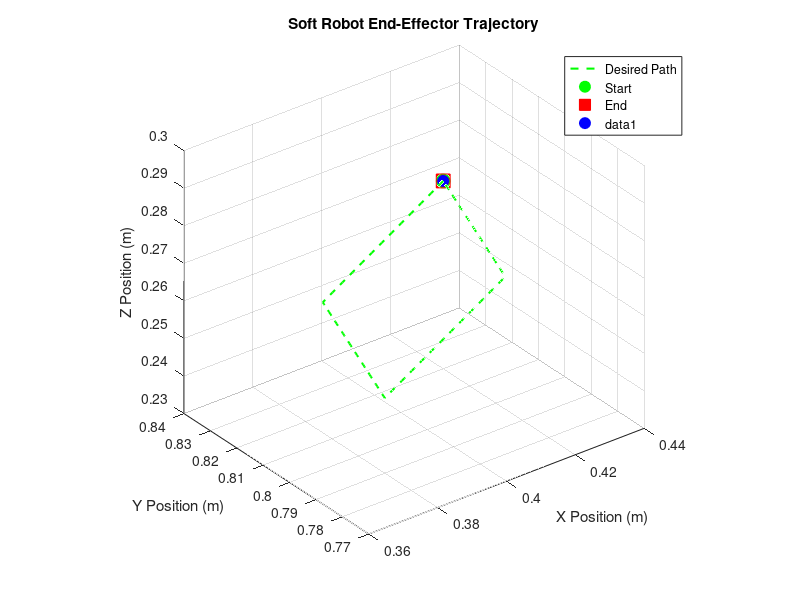

Source code (MATLAB):
% --- 3D Trajectory Visualization ---
% This script visualizes a 3D trajectory, similar to one that might be
% followed by a soft robot's end-effector.

% Clear workspace, command window, and close all figures
clear;
clc;
close all;

% --- 1. Trajectory Definition ---
% Define a 3D trajectory that approximates the path from the user's image.
% The path is a rough rectangle in 3D space.

% Corner points approximated from the image
p1 = [0.42, 0.82, 0.28]; % Start Point (approx)
p2 = [0.385, 0.82, 0.26];
p3 = [0.38, 0.79, 0.25];
p4 = [0.415, 0.79, 0.27];

% Number of points for each segment
num_points_per_segment = 50;

% Create the segments using linear interpolation (linspace)
% Segment 1: p1 to p2
x1 = linspace(p1(1), p2(1), num_points_per_segment);
y1 = linspace(p1(2), p2(2), num_points_per_segment);
z1 = linspace(p1(3), p2(3), num_points_per_segment);

% Segment 2: p2 to p3
x2 = linspace(p2(1), p3(1), num_points_per_segment);
y2 = linspace(p2(2), p3(2), num_points_per_segment);
z2 = linspace(p2(3), p3(3), num_points_per_segment);

% Segment 3: p3 to p4
x3 = linspace(p3(1), p4(1), num_points_per_segment);
y3 = linspace(p3(2), p4(2), num_points_per_segment);
z3 = linspace(p3(3), p4(3), num_points_per_segment);

% Segment 4: p4 to p1 (to close the loop)
x4 = linspace(p4(1), p1(1), num_points_per_segment);
y4 = linspace(p4(2), p1(2), num_points_per_segment);
z4 = linspace(p4(3), p1(3), num_points_per_segment);

% Combine all segments into a single trajectory
x_d = [x1, x2, x3, x4];
y_d = [y1, y2, y3, y4];
z_d = [z1, z2, z3, z4];

% --- 2. Animation Setup ---
figure('Name', '3D Trajectory Visualization', 'NumberTitle', 'off');
ax = axes;
grid on;
axis equal;
hold on;

% Set plot limits based on the trajectory data, with some padding
padding = 0.02;
axis([min(x_d)-padding max(x_d)+padding min(y_d)-padding max(y_d)+padding min(z_d)-padding max(z_d)+padding]);

xlabel('X Position (m)');
ylabel('Y Position (m)');
zlabel('Z Position (m)');
title('Soft Robot End-Effector Trajectory');
view(3); % Set the view to 3D

% Plot the complete desired trajectory for reference
plot3(x_d, y_d, z_d, 'g--', 'LineWidth', 1.5);

% Plot Start (green circle) and End (red square) points
plot3(x_d(1), y_d(1), z_d(1), 'go', 'MarkerFaceColor', 'g', 'MarkerSize', 10);
plot3(x_d(end), y_d(end), z_d(end), 'rs', 'MarkerFaceColor', 'r', 'MarkerSize', 10);
legend('Desired Path', 'Start', 'End', 'Location', 'northeast');


% --- 3. Main Simulation Loop ---
% Initialize a marker for the "end-effector" position
end_effector_marker = plot3(x_d(1), y_d(1), z_d(1), 'bo', 'MarkerFaceColor', 'b', 'MarkerSize', 8);

for i = 1:length(x_d)
    % Update the position of the end-effector marker
    set(end_effector_marker, 'XData', x_d(i), 'YData', y_d(i), 'ZData', z_d(i));
    
    % Pause to create a smooth animation effect
    drawnow;
    pause(0.01);
end

disp('Simulation finished.');

